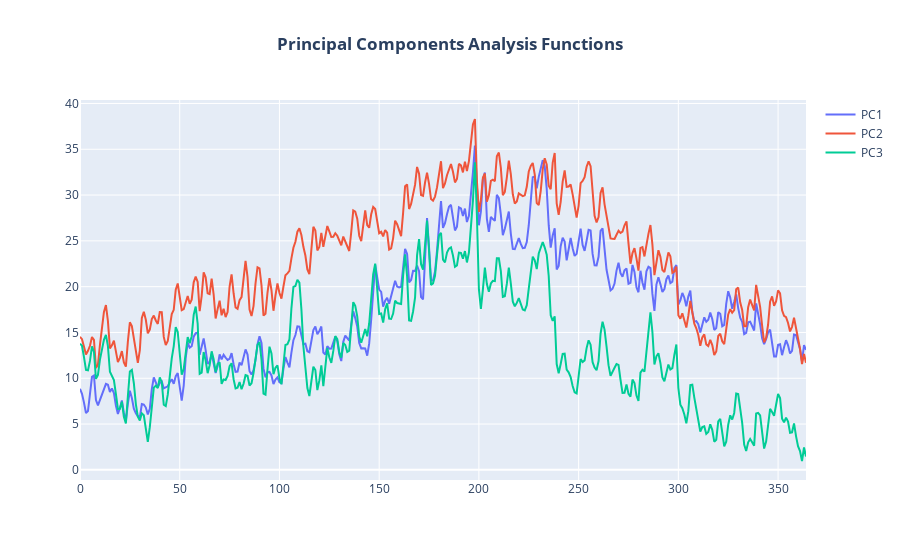

The code cell stored with this chart in its notebook:
### Code cell
import plotly.graph_objects as go

fig = go.Figure()

# Add traces
fig.add_trace(go.Scatter(y=fPCA_analysis.f_pca[:, 0, 0], mode='lines', name="PC1"))
fig.add_trace(go.Scatter(y=fPCA_analysis.f_pca[:, 0, 1], mode='lines', name="PC2"))
fig.add_trace(go.Scatter(y=fPCA_analysis.f_pca[:, 0, 2], mode='lines', name="PC3"))

fig.update_layout(
    title_text='<b>Principal Components Analysis Functions</b>', title_x=0.5,
)

fig.show()

### Figure 1 — Plotly figure (JSON) as saved in the notebook; plotly's stock layout.template omitted (floating-point values rounded to 4 significant figures; data arrays with more than 128 entries replaced by an {"elided": "..."} marker saying what was removed)
{"data": [{"mode": "lines", "name": "PC1", "type": "scatter", "y": {"elided": "365 float values"}}, {"mode": "lines", "name": "PC2", "type": "scatter", "y": {"elided": "365 float values"}}, {"mode": "lines", "name": "PC3", "type": "scatter", "y": {"elided": "365 float values"}}], "layout": {"autosize": true, "title": {"text": "<b>Principal Components Analysis Functions</b>", "x": 0.5}, "xaxis": {"autorange": true, "range": [0, 364]}, "yaxis": {"autorange": true, "range": [-1.106, 40.38], "type": "linear"}}}
